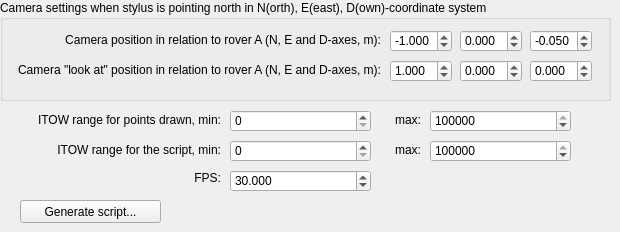
     <widget class="QWidget" name="tab_MovieScriptCreator">
      <property name="autoFillBackground">
       <bool>true</bool>
      </property>
      <attribute name="title">
       <string>Processing &quot;movie script&quot; generator</string>
      </attribute>
      <widget class="QGroupBox" name="groupBox_Camera">
       <property name="geometry">
        <rect>
         <x>0</x>
         <y>0</y>
         <width>611</width>
         <height>101</height>
        </rect>
       </property>
       <property name="title">
        <string>Camera settings when stylus is pointing north in N(orth), E(east), D(own)-coordinate system</string>
       </property>
       <widget class="QLabel" name="label_CameraPosition">
        <property name="geometry">
         <rect>
          <x>10</x>
          <y>30</y>
          <width>371</width>
          <height>20</height>
         </rect>
        </property>
        <property name="text">
         <string>Camera position in relation to rover A (N, E and D-axes, m):</string>
        </property>
        <property name="alignment">
         <set>Qt::AlignRight|Qt::AlignTrailing|Qt::AlignVCenter</set>
        </property>
       </widget>
       <widget class="QDoubleSpinBox" name="doubleSpinBox_Movie_Camera_N">
        <property name="geometry">
         <rect>
          <x>390</x>
          <y>30</y>
          <width>62</width>
          <height>22</height>
         </rect>
        </property>
        <property name="decimals">
         <number>3</number>
        </property>
        <property name="minimum">
         <double>-10000.000000000000000</double>
        </property>
        <property name="maximum">
         <double>10000.000000000000000</double>
        </property>
        <property name="singleStep">
         <double>0.010000000000000</double>
        </property>
        <property name="value">
         <double>-1.000000000000000</double>
        </property>
       </widget>
       <widget class="QDoubleSpinBox" name="doubleSpinBox_Movie_Camera_E">
        <property name="geometry">
         <rect>
          <x>460</x>
          <y>30</y>
          <width>62</width>
          <height>22</height>
         </rect>
        </property>
        <property name="decimals">
         <number>3</number>
        </property>
        <property name="minimum">
         <double>-10000.000000000000000</double>
        </property>
        <property name="maximum">
         <double>10000.000000000000000</double>
        </property>
        <property name="singleStep">
         <double>0.010000000000000</double>
        </property>
        <property name="value">
         <double>0.000000000000000</double>
        </property>
       </widget>
       <widget class="QDoubleSpinBox" name="doubleSpinBox_Movie_Camera_D">
        <property name="geometry">
         <rect>
          <x>530</x>
          <y>30</y>
          <width>62</width>
          <height>22</height>
         </rect>
        </property>
        <property name="decimals">
         <number>3</number>
        </property>
        <property name="minimum">
         <double>-10000.000000000000000</double>
        </property>
        <property name="maximum">
         <double>10000.000000000000000</double>
        </property>
        <property name="singleStep">
         <double>0.010000000000000</double>
        </property>
        <property name="value">
         <double>-0.050000000000000</double>
        </property>
       </widget>
       <widget class="QDoubleSpinBox" name="doubleSpinBox_Movie_LookAt_E">
        <property name="geometry">
         <rect>
          <x>460</x>
          <y>60</y>
          <width>62</width>
          <height>22</height>
         </rect>
        </property>
        <property name="decimals">
         <number>3</number>
        </property>
        <property name="minimum">
         <double>-10000.000000000000000</double>
        </property>
        <property name="maximum">
         <double>10000.000000000000000</double>
        </property>
        <property name="singleStep">
         <double>0.010000000000000</double>
        </property>
        <property name="value">
         <double>0.000000000000000</double>
        </property>
       </widget>
       <widget class="QDoubleSpinBox" name="doubleSpinBox_Movie_LookAt_N">
        <property name="geometry">
         <rect>
          <x>390</x>
          <y>60</y>
          <width>62</width>
          <height>22</height>
         </rect>
        </property>
        <property name="decimals">
         <number>3</number>
        </property>
        <property name="minimum">
         <double>-10000.000000000000000</double>
        </property>
        <property name="maximum">
         <double>10000.000000000000000</double>
        </property>
        <property name="singleStep">
         <double>0.010000000000000</double>
        </property>
        <property name="value">
         <double>1.000000000000000</double>
        </property>
       </widget>
       <widget class="QLabel" name="label_LookAtPosition">
        <property name="geometry">
         <rect>
          <x>10</x>
          <y>60</y>
          <width>371</width>
          <height>20</height>
         </rect>
        </property>
        <property name="text">
         <string>Camera &quot;look at&quot; position in relation to rover A (N, E and D-axes, m):</string>
        </property>
        <property name="alignment">
         <set>Qt::AlignRight|Qt::AlignTrailing|Qt::AlignVCenter</set>
        </property>
       </widget>
       <widget class="QDoubleSpinBox" name="doubleSpinBox_Movie_LookAt_D">
        <property name="geometry">
         <rect>
          <x>530</x>
          <y>60</y>
          <width>62</width>
          <height>22</height>
         </rect>
        </property>
        <property name="decimals">
         <number>3</number>
        </property>
        <property name="minimum">
         <double>-10000.000000000000000</double>
        </property>
        <property name="maximum">
         <double>10000.000000000000000</double>
        </property>
        <property name="singleStep">
         <double>0.010000000000000</double>
        </property>
        <property name="value">
         <double>0.000000000000000</double>
        </property>
       </widget>
      </widget>
      <widget class="QLabel" name="label_ITOWRange_Points_Min">
       <property name="geometry">
        <rect>
         <x>20</x>
         <y>110</y>
         <width>201</width>
         <height>20</height>
        </rect>
       </property>
       <property name="text">
        <string>ITOW range for points drawn, min:</string>
       </property>
       <property name="alignment">
        <set>Qt::AlignRight|Qt::AlignTrailing|Qt::AlignVCenter</set>
       </property>
      </widget>
      <widget class="QSpinBox" name="spinBox_Movie_ITOW_Points_Min">
       <property name="geometry">
        <rect>
         <x>230</x>
         <y>110</y>
         <width>141</width>
         <height>22</height>
        </rect>
       </property>
       <property name="maximum">
        <number>604800000</number>
       </property>
      </widget>
      <widget class="QLabel" name="label_ITOWRange_Points_Max">
       <property name="geometry">
        <rect>
         <x>380</x>
         <y>110</y>
         <width>41</width>
         <height>20</height>
        </rect>
       </property>
       <property name="text">
        <string>max:</string>
       </property>
       <property name="alignment">
        <set>Qt::AlignRight|Qt::AlignTrailing|Qt::AlignVCenter</set>
       </property>
      </widget>
      <widget class="QSpinBox" name="spinBox_Movie_ITOW_Points_Max">
       <property name="geometry">
        <rect>
         <x>430</x>
         <y>110</y>
         <width>141</width>
         <height>22</height>
        </rect>
       </property>
       <property name="maximum">
        <number>604800000</number>
       </property>
       <property name="value">
        <number>604800000</number>
       </property>
      </widget>
      <widget class="QPushButton" name="pushButton_Movie_GenerateScript">
       <property name="geometry">
        <rect>
         <x>20</x>
         <y>200</y>
         <width>141</width>
         <height>23</height>
        </rect>
       </property>
       <property name="text">
        <string>Generate script...</string>
       </property>
      </widget>
      <widget class="QLabel" name="label_Movie_FPS">
       <property name="geometry">
        <rect>
         <x>60</x>
         <y>170</y>
         <width>161</width>
         <height>16</height>
        </rect>
       </property>
       <property name="text">
        <string>FPS:</string>
       </property>
       <property name="alignment">
        <set>Qt::AlignRight|Qt::AlignTrailing|Qt::AlignVCenter</set>
       </property>
      </widget>
      <widget class="QLabel" name="label_ITOWRange_Points_Max_2">
       <property name="geometry">
        <rect>
         <x>380</x>
         <y>140</y>
         <width>41</width>
         <height>20</height>
        </rect>
       </property>
       <property name="text">
        <string>max:</string>
       </property>
       <property name="alignment">
        <set>Qt::AlignRight|Qt::AlignTrailing|Qt::AlignVCenter</set>
       </property>
      </widget>
      <widget class="QSpinBox" name="spinBox_Movie_ITOW_Script_Max">
       <property name="geometry">
        <rect>
         <x>430</x>
         <y>140</y>
         <width>141</width>
         <height>22</height>
        </rect>
       </property>
       <property name="maximum">
        <number>604800000</number>
       </property>
       <property name="value">
        <number>604800000</number>
       </property>
      </widget>
      <widget class="QLabel" name="label_ITOWRange_Points_Min_2">
       <property name="geometry">
        <rect>
         <x>20</x>
         <y>140</y>
         <width>201</width>
         <height>20</height>
        </rect>
       </property>
       <property name="text">
        <string>ITOW range for the script, min:</string>
       </property>
       <property name="alignment">
        <set>Qt::AlignRight|Qt::AlignTrailing|Qt::AlignVCenter</set>
       </property>
      </widget>
      <widget class="QSpinBox" name="spinBox_Movie_ITOW_Script_Min">
       <property name="geometry">
        <rect>
         <x>230</x>
         <y>140</y>
         <width>141</width>
         <height>22</height>
        </rect>
       </property>
       <property name="maximum">
        <number>604800000</number>
       </property>
      </widget>
      <widget class="QDoubleSpinBox" name="doubleSpinBox_Movie_FPS">
       <property name="geometry">
        <rect>
         <x>230</x>
         <y>170</y>
         <width>141</width>
         <height>22</height>
        </rect>
       </property>
       <property name="decimals">
        <number>3</number>
       </property>
       <property name="minimum">
        <double>0.100000000000000</double>
       </property>
       <property name="maximum">
        <double>1000.000000000000000</double>
       </property>
       <property name="singleStep">
        <double>1.000000000000000</double>
       </property>
       <property name="value">
        <double>30.000000000000000</double>
       </property>
      </widget>
     </widget>
